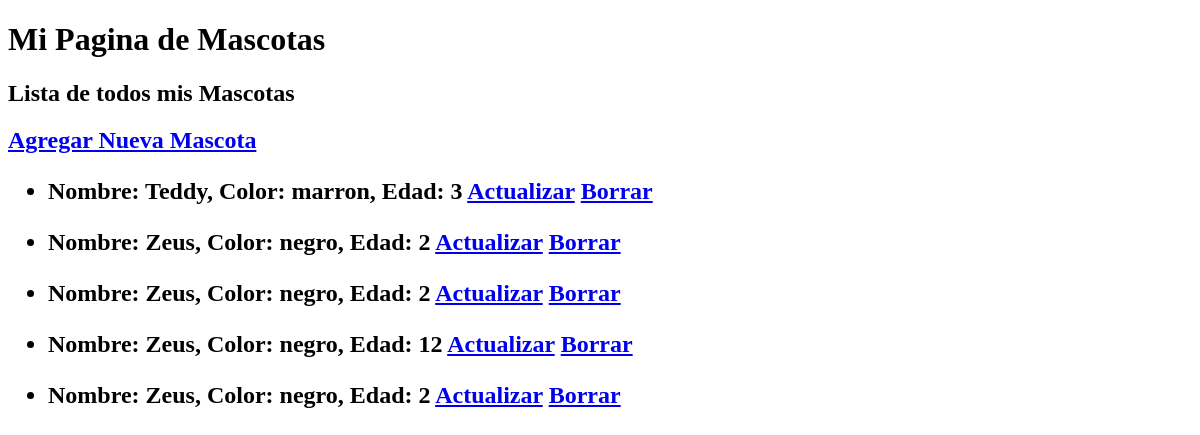
Before: /mi-mascota/ with the older database file.
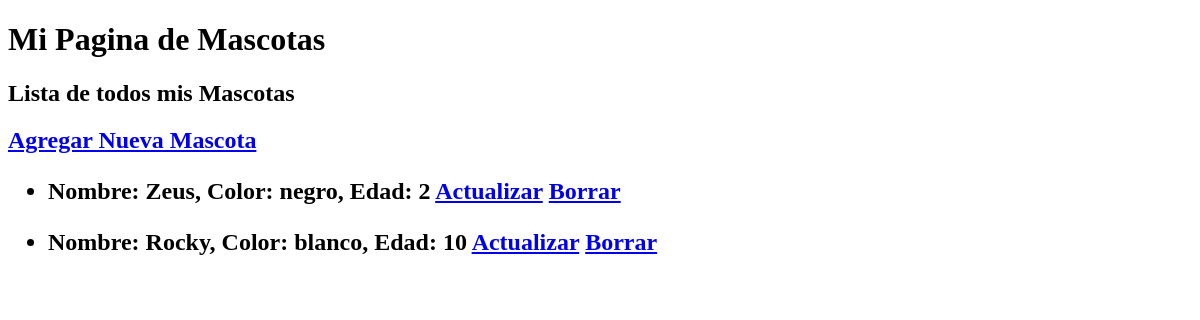
After: the same page with the newer database file.
### ejemplo/models.py (models this page shows, shortened)
class Mascotas(models.Model):
    nombre = models.CharField(max_length=15)
    color = models.CharField(max_length=15)
    edad = models.IntegerField()

### ejemplo/views.py (the view)
# urls.py: path('mi-mascota/', mostrar_mascotas),
def mostrar_mascotas(request):
    lista_mascotas = Mascotas.objects.all()
    return render (request, "ejemplo/mascotas.html",  {"lista_mascotas": lista_mascotas})

### ejemplo/templates/ejemplo/mascotas.html
{% extends 'ejemplo/base_mascotas.html' %}
{% block contenido %}
<a href="/mi-mascota/alta">Agregar Nueva Mascota</a>
{% for mascota in lista_mascotas %}
<ul>
    <li> Nombre: {{mascota.nombre}}, Color: {{mascota.color}}, Edad: {{mascota.edad}}
        <a href='actualizar/{{ mascota.id }}'>Actualizar</a>
        <a href='borrar/{{ mascota.id }}'>Borrar</a>
    </li>
</ul>
{% endfor %}
{% endblock %}
{% block titulo%}
Lista de todos mis Mascotas
{% endblock %}

### ejemplo/templates/ejemplo/base_mascotas.html (shortened to what this page needs)
<!DOCTYPE html>
<html lang="en">
<head>
</head>
<body>
    <h1> Mi Pagina de Mascotas </h1>
    <h2>{% block titulo %}{% endblock %}<h2>
    {% block contenido %}{% endblock %}
</body>
</html>

Changed rows visible on the page:
removed Mascotas: nombre "Teddy", color "marron", edad "3"
removed Mascotas: nombre "Zeus", color "negro", edad "2"
removed Mascotas: nombre "Zeus", color "negro", edad "12"
removed Mascotas: nombre "Zeus", color "negro", edad "2"
added Mascotas: nombre "Rocky", color "blanco", edad "10"
